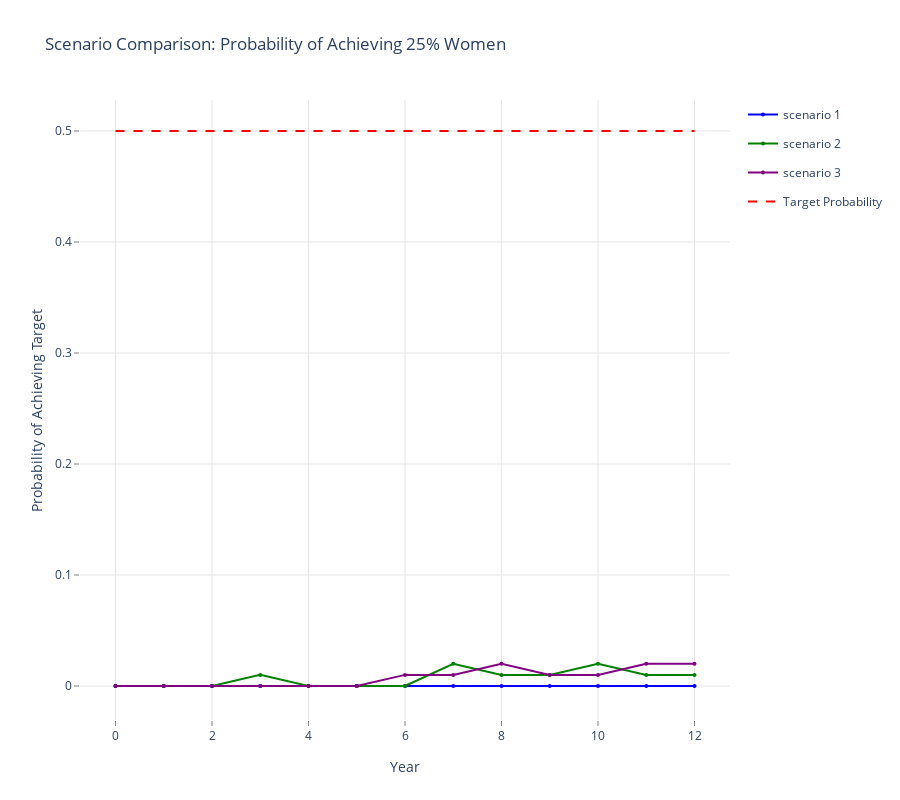

Notebook code cell kept with this figure:
### Markdown cell above
## Comparison of Model 3 Growth Models: Probability of Achieving 25% Women

### Code cell
data = []
linecolors = ['rgb(0,0,255)', 'rgb(0,128,0)', 'rgb(128,0,128)', 'rgb(139,69,19)']
fillcolors = ['rgba(0,0,255,0.25)', 'rgba(0,128,0,0.25)', 'rgba(128,0,128,0.25)', 'rgba(160,82,45,0.25)']
legend_labels = ['scenario 1', 'scenario 2', 'scenario 3']


for k,v in enumerate(results.mlist):

    data.append(go.Scatter(
        x=v.summary_matrix['yr'],
        y=v.summary_matrix['p_fpct'],
        line=dict(color=linecolors[k],
                 width=2),
        legendgroup=legend_labels[k],
        showlegend=True,
        marker=dict(
            size=4),
        mode='lines+markers',
        name=legend_labels[k],
    ))


data.append(go.Scatter(
    x=v.summary_matrix['yr'], 
    y=np.repeat(0.5, len(v.summary_matrix['yr'])),
    line=dict(color='red',
             dash='dash'),
    name='Target Probability',
    mode='lines',
))
    
layout = go.Layout(
    title='Scenario Comparison: Probability of Achieving 25% Women',
    height=800,
    width=900,
    paper_bgcolor='rgb(255,255,255)',
    plot_bgcolor='rgb(255,255,255)',
    xaxis=dict(
        visible=True,
        title='Year',
        gridcolor='rgb(229,229,229)',
        showgrid=True,
        showline=True,
        showticklabels=True,
        tickcolor='rgb(127,127,127)',
        ticks='outside',
        zeroline=False
    ),
    yaxis=dict(
        title='Probability of Achieving Target',
        gridcolor='rgb(229,229,229)',
        showgrid=True,
        showline=True,
        showticklabels=True,
        tickcolor='rgb(127,127,127)',
        ticks='outside',
        zeroline=False
    ),
)
fig = go.Figure(data=data, layout=layout)
plotly.offline.iplot(fig, filename= 'shaded_lines')

# export image for ingestion to pdf file.
# if not os.path.exists('images'):
#     os.mkdir('images')
# pio.write_image(fig, 'images/probability_of_reaching_gender_target.png')

### Figure 1 — Plotly figure (JSON) as saved in the notebook; plotly's stock layout.template omitted (floating-point values rounded to 4 significant figures)
{"data": [{"legendgroup": "scenario 1", "line": {"color": "rgb(0,0,255)", "width": 2}, "marker": {"size": 4}, "mode": "lines+markers", "name": "scenario 1", "showlegend": true, "type": "scatter", "x": [0, 1, 2, 3, 4, 5, 6, 7, 8, 9, 10, 11, 12], "y": [0, 0, 0, 0, 0, 0, 0, 0, 0, 0, 0, 0, 0]}, {"legendgroup": "scenario 2", "line": {"color": "rgb(0,128,0)", "width": 2}, "marker": {"size": 4}, "mode": "lines+markers", "name": "scenario 2", "showlegend": true, "type": "scatter", "x": [0, 1, 2, 3, 4, 5, 6, 7, 8, 9, 10, 11, 12], "y": [0, 0, 0, 0.01, 0, 0, 0, 0.02, 0.01, 0.01, 0.02, 0.01, 0.01]}, {"legendgroup": "scenario 3", "line": {"color": "rgb(128,0,128)", "width": 2}, "marker": {"size": 4}, "mode": "lines+markers", "name": "scenario 3", "showlegend": true, "type": "scatter", "x": [0, 1, 2, 3, 4, 5, 6, 7, 8, 9, 10, 11, 12], "y": [0, 0, 0, 0, 0, 0, 0.01, 0.01, 0.02, 0.01, 0.01, 0.02, 0.02]}, {"line": {"color": "red", "dash": "dash"}, "mode": "lines", "name": "Target Probability", "type": "scatter", "x": [0, 1, 2, 3, 4, 5, 6, 7, 8, 9, 10, 11, 12], "y": [0.5, 0.5, 0.5, 0.5, 0.5, 0.5, 0.5, 0.5, 0.5, 0.5, 0.5, 0.5, 0.5]}], "layout": {"height": 800, "paper_bgcolor": "rgb(255,255,255)", "plot_bgcolor": "rgb(255,255,255)", "title": {"text": "Scenario Comparison: Probability of Achieving 25% Women"}, "width": 900, "xaxis": {"gridcolor": "rgb(229,229,229)", "showgrid": true, "showline": true, "showticklabels": true, "tickcolor": "rgb(127,127,127)", "ticks": "outside", "title": {"text": "Year"}, "visible": true, "zeroline": false}, "yaxis": {"gridcolor": "rgb(229,229,229)", "showgrid": true, "showline": true, "showticklabels": true, "tickcolor": "rgb(127,127,127)", "ticks": "outside", "title": {"text": "Probability of Achieving Target"}, "zeroline": false}}}
